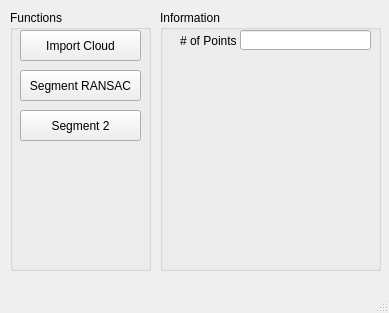
<?xml version="1.0" encoding="UTF-8"?>
<ui version="4.0">
 <class>MainWindow</class>
 <widget class="QMainWindow" name="MainWindow">
  <property name="geometry">
   <rect>
    <x>0</x>
    <y>0</y>
    <width>389</width>
    <height>313</height>
   </rect>
  </property>
  <property name="windowTitle">
   <string>MainWindow</string>
  </property>
  <widget class="QWidget" name="centralwidget">
   <widget class="QGroupBox" name="groupBox">
    <property name="geometry">
     <rect>
      <x>10</x>
      <y>10</y>
      <width>141</width>
      <height>261</height>
     </rect>
    </property>
    <property name="title">
     <string>Functions</string>
    </property>
    <widget class="QPushButton" name="importButton">
     <property name="geometry">
      <rect>
       <x>10</x>
       <y>20</y>
       <width>121</width>
       <height>31</height>
      </rect>
     </property>
     <property name="text">
      <string>Import Cloud</string>
     </property>
    </widget>
    <widget class="QPushButton" name="segment1Button">
     <property name="geometry">
      <rect>
       <x>10</x>
       <y>60</y>
       <width>121</width>
       <height>31</height>
      </rect>
     </property>
     <property name="text">
      <string>Segment RANSAC</string>
     </property>
    </widget>
    <widget class="QPushButton" name="segment2Button">
     <property name="geometry">
      <rect>
       <x>10</x>
       <y>100</y>
       <width>121</width>
       <height>31</height>
      </rect>
     </property>
     <property name="text">
      <string>Segment 2</string>
     </property>
    </widget>
   </widget>
   <widget class="QGroupBox" name="groupBox_2">
    <property name="geometry">
     <rect>
      <x>160</x>
      <y>10</y>
      <width>221</width>
      <height>261</height>
     </rect>
    </property>
    <property name="title">
     <string>Information</string>
    </property>
    <widget class="QLineEdit" name="numOfPoints">
     <property name="geometry">
      <rect>
       <x>80</x>
       <y>20</y>
       <width>131</width>
       <height>20</height>
      </rect>
     </property>
    </widget>
    <widget class="QLabel" name="label">
     <property name="geometry">
      <rect>
       <x>20</x>
       <y>20</y>
       <width>61</width>
       <height>21</height>
      </rect>
     </property>
     <property name="text">
      <string># of Points</string>
     </property>
    </widget>
   </widget>
  </widget>
  <widget class="QMenuBar" name="menubar">
   <property name="geometry">
    <rect>
     <x>0</x>
     <y>0</y>
     <width>389</width>
     <height>21</height>
    </rect>
   </property>
  </widget>
  <widget class="QStatusBar" name="statusbar"/>
 </widget>
 <resources/>
 <connections/>
</ui>
